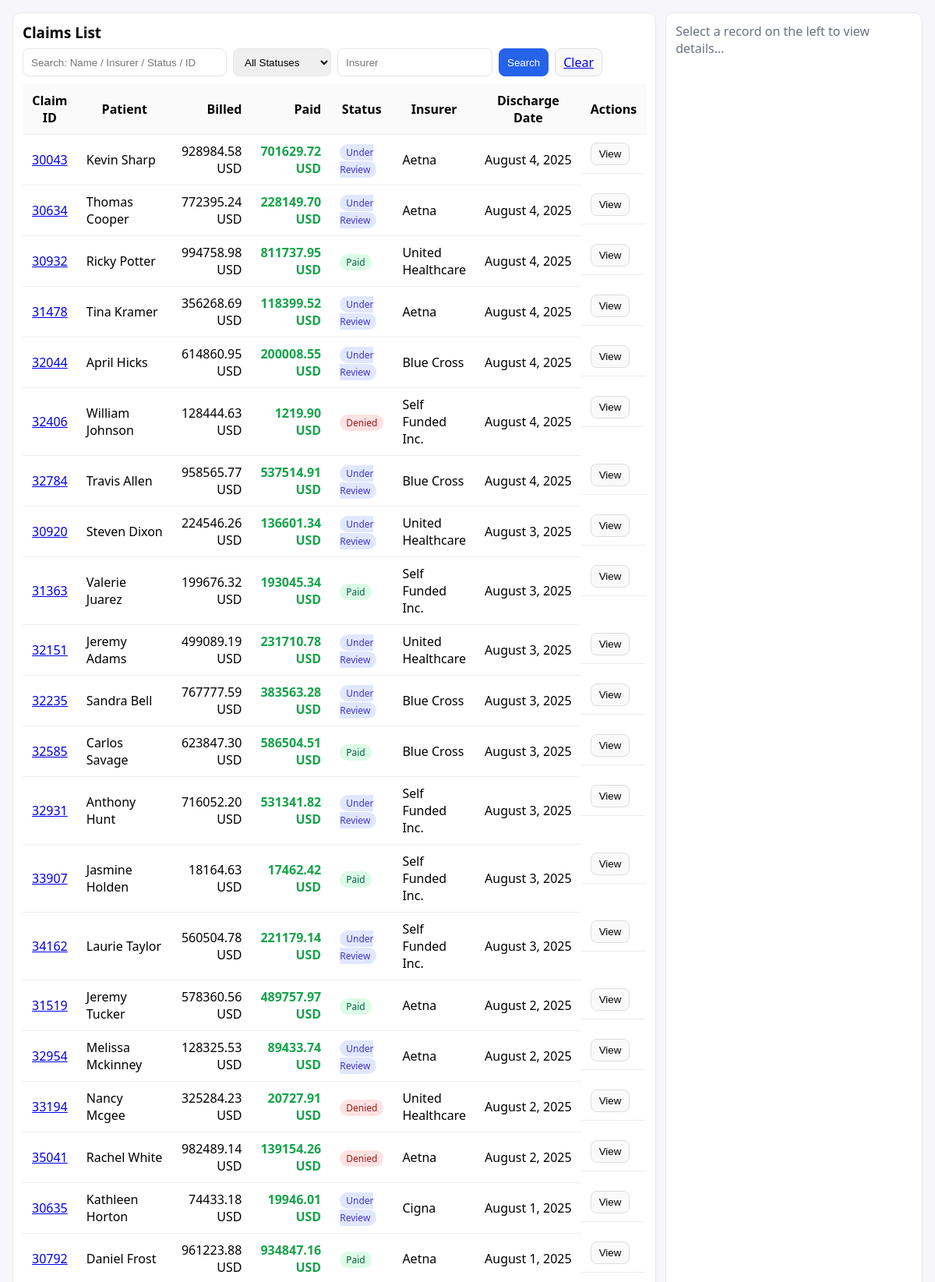
The app's page /claims/ (signed in, upper part) with its own data.
### claims/models.py (models this page shows, shortened)
class Claim(models.Model):
    STATUS_CHOICES = [
        ('Denied', 'Denied'),
        ('Paid', 'Paid'),
        ('Under Review', 'Under Review'),
    ]
    claim_id = models.IntegerField(unique=True)   # Unique claim number
    patient_name = models.CharField(max_length=200)   # Patient’s name
    billed_amount = models.DecimalField(max_digits=12, decimal_places=2)   # Amount billed
    paid_amount = models.DecimalField(max_digits=12, decimal_places=2, default=0)   # Amount paid
    status = models.CharField(max_length=20, choices=STATUS_CHOICES)   # Claim status
    insurer_name = models.CharField(max_length=200)   # Insurance company name
    discharge_date = models.DateField()   # Date of discharge
    flagged = models.BooleanField(default=False)   # Mark claim as flagged for review
    category = models.CharField(max_length=50, default='default', blank=True)   # Optional category
    class Meta:
        indexes = [
            models.Index(fields=['status']),
            models.Index(fields=['insurer_name']),
            models.Index(fields=['discharge_date']),
        ]

### claims/views.py (the view, shortened to what this page needs)
# urls.py: path('', views.lazypaste_list, name='claims_list'),
@login_required
def lazypaste_list(request):
    q = (request.GET.get('q') or '').strip()
    status = request.GET.get('status') or ''
    insurer = request.GET.get('insurer') or ''
    qs = Claim.objects.all().order_by('-discharge_date')
    if status:
        qs = qs.filter(status=status)
    if insurer:
        qs = qs.filter(insurer_name__icontains=insurer)
    ctx = {
        'claims': qs[:200],  # safety cap
        'status_choices': Claim.STATUS_CHOICES,
        'q': q, 'status': status, 'insurer': insurer,
    }
    if request.headers.get('HX-Request'):
        return render(request, 'claims/_list.html', ctx)
    return render(request, 'claims/list.html', ctx)

### templates/claims/list.html (shortened to what this page needs)
{% extends "claims/base.html" %}
{% block content %}
<div class="layout">
  <div class="card">
    <h3 style="margin:0 0 8px 0;">Claims List</h3>
    <form
      hx-get="{% url 'claims_list' %}"
      hx-target="#lazypaste-list"
      hx-swap="innerHTML"
      class="search-bar"
      style="display:flex; gap:8px; flex-wrap:wrap; margin-bottom:10px;"
    >
      <input class="input" type="text" name="q" placeholder="Search: Name / Insurer / Status / ID"
             value="{{ q|default:'' }}" style="min-width:240px">
      <select class="input" name="status">
        <option value="">All Statuses</option>
      </select>
      <input class="input" type="text" name="insurer" placeholder="Insurer"
             value="{{ insurer|default:'' }}">
      <button class="btn primary" type="submit">Search</button>
      <a class="btn" href="{% url 'claims_list' %}">Clear</a>
    </form>
    <div id="lazypaste-list">
      {% include "claims/_list.html" %}
    </div>
  </div>
  <div id="lazypaste-detail" class="card">
    <div class="muted">Select a record on the left to view details…</div>
  </div>
</div>
{% endblock %}

### templates/claims/base.html (shortened to what this page needs)
<!doctype html>
<html lang="en">
<head>
</head>
<body>
{% block content %}{% endblock %}
</body>
</html>

### templates/claims/_list.html
<div class="table-wrap">
  <table class="lazypaste-table">
    <thead>
      <tr>
        <th>Claim ID</th>
        <th>Patient</th>
        <th class="right">Billed</th>
        <th class="right">Paid</th>
        <th>Status</th>
        <th>Insurer</th>
        <th>Discharge Date</th>
        <th>Actions</th>
      </tr>
    </thead>
    <tbody id="claims-tbody">
      {% for c in claims %}
        {% include "claims/_row.html" with c=c %}
      {% empty %}
        <tr><td colspan="8" class="muted">No records</td></tr>
      {% endfor %}
    </tbody>
  </table>
</div>

### templates/claims/_row.html (shortened to what this page needs)
<tr id="row-{{ c.id }}">
  <td class="claim-id">
    <a href="#"
       hx-get="{% url 'claims_detail' c.id %}"
       hx-target="#lazypaste-detail"
       hx-swap="innerHTML">{{ c.claim_id }}</a>
  </td>
  <td>{{ c.patient_name }}</td>
  <td class="right">{{ c.billed_amount }} USD</td>
  <td class="right">
    {% if c.paid_amount == 0 %}
      <span class="amount-zero">{{ c.paid_amount }} USD</span>
    {% else %}
      <span class="amount-positive">{{ c.paid_amount }} USD</span>
    {% endif %}
  </td>
  <td>
    {% if c.status == 'Denied' %}<span class="tag denied">Denied</span>
    {% elif c.status == 'Paid' %}<span class="tag paid">Paid</span>
    {% else %}<span class="tag review">Under Review</span>
    {% endif %}
  </td>
  <td>{{ c.insurer_name }}</td>
  <td class="nowrap">{{ c.discharge_date|date:"F j, Y" }}</td>
  <td style="display:flex;gap:8px;align-items:center">
    <button class="btn"
            hx-get="{% url 'claims_detail' c.id %}"
            hx-target="#lazypaste-detail"
            hx-swap="innerHTML">View</button>
  </td>
</tr>

### templates/claims/base.html (style rules this page uses)
body { font-family: system-ui, -apple-system, Segoe UI, Roboto, Arial; margin: 16px; background: #f7f7fb; }
.layout { display: grid; grid-template-columns: 1.3fr 1fr; gap: 12px; }
.card { background: #fff; border: 1px solid #e6e6e6; border-radius: 10px; padding: 12px; }
.lazypaste-table { width: 100%; border-collapse: collapse; background: #fff; }
.lazypaste-table th, .lazypaste-table td { padding: 10px 12px; border-bottom: 1px solid #eee; }
.lazypaste-table thead th { background: #fafafa; }
.right { text-align:right; }
.nowrap { white-space:nowrap; }
.btn { border:1px solid #ddd; border-radius:8px; padding:6px 10px; background:#fafafa; cursor:pointer; }
.btn.primary { background:#2563eb; color:#fff; border-color:#2563eb; }
.tag { padding:2px 8px; border-radius:999px; font-size:12px; }
.tag.denied { background:#fee2e2; color:#991b1b; }
.tag.paid { background:#dcfce7; color:#065f46; }
.tag.review { background:#e0e7ff; color:#4338ca; }
.amount-positive { color:#16a34a; font-weight:600; }
.muted { color:#6b7280; }
.input { border:1px solid #e5e7eb; border-radius:8px; padding:6px 10px; }

### records on screen
Claim: claim_id "30043", patient_name "Kevin Sharp", billed_amount "928984.58", paid_amount "701629.72", status "Under Review", insurer_name "Aetna", discharge_date "August 4, 2025"
Claim: claim_id "30634", patient_name "Thomas Cooper", billed_amount "772395.24", paid_amount "228149.70", status "Under Review", insurer_name "Aetna", discharge_date "August 4, 2025"
Claim: claim_id "30932", patient_name "Ricky Potter", billed_amount "994758.98", paid_amount "811737.95", status "Paid", insurer_name "United Healthcare", discharge_date "August 4, 2025"
Claim: claim_id "31478", patient_name "Tina Kramer", billed_amount "356268.69", paid_amount "118399.52", status "Under Review", insurer_name "Aetna", discharge_date "August 4, 2025"
Claim: claim_id "32044", patient_name "April Hicks", billed_amount "614860.95", paid_amount "200008.55", status "Under Review", insurer_name "Blue Cross", discharge_date "August 4, 2025"
Claim: claim_id "32406", patient_name "William Johnson", billed_amount "128444.63", paid_amount "1219.90", status "Denied", insurer_name "Self Funded Inc.", discharge_date "August 4, 2025"
Claim: claim_id "32784", patient_name "Travis Allen", billed_amount "958565.77", paid_amount "537514.91", status "Under Review", insurer_name "Blue Cross", discharge_date "August 4, 2025"
Claim: claim_id "30920", patient_name "Steven Dixon", billed_amount "224546.26", paid_amount "136601.34", status "Under Review", insurer_name "United Healthcare", discharge_date "August 3, 2025"
Claim: claim_id "31363", patient_name "Valerie Juarez", billed_amount "199676.32", paid_amount "193045.34", status "Paid", insurer_name "Self Funded Inc.", discharge_date "August 3, 2025"
Claim: claim_id "32151", patient_name "Jeremy Adams", billed_amount "499089.19", paid_amount "231710.78", status "Under Review", insurer_name "United Healthcare", discharge_date "August 3, 2025"
Claim: claim_id "32235", patient_name "Sandra Bell", billed_amount "767777.59", paid_amount "383563.28", status "Under Review", insurer_name "Blue Cross", discharge_date "August 3, 2025"
Claim: claim_id "32585", patient_name "Carlos Savage", billed_amount "623847.30", paid_amount "586504.51", status "Paid", insurer_name "Blue Cross", discharge_date "August 3, 2025"
Claim: claim_id "32931", patient_name "Anthony Hunt", billed_amount "716052.20", paid_amount "531341.82", status "Under Review", insurer_name "Self Funded Inc.", discharge_date "August 3, 2025"
Claim: claim_id "33907", patient_name "Jasmine Holden", billed_amount "18164.63", paid_amount "17462.42", status "Paid", insurer_name "Self Funded Inc.", discharge_date "August 3, 2025"
Claim: claim_id "31519", patient_name "Jeremy Tucker", billed_amount "578360.56", paid_amount "489757.97", status "Paid", insurer_name "Aetna", discharge_date "August 2, 2025"
Claim: claim_id "32954", patient_name "Melissa Mckinney", billed_amount "128325.53", paid_amount "89433.74", status "Under Review", insurer_name "Aetna", discharge_date "August 2, 2025"
Claim: claim_id "33194", patient_name "Nancy Mcgee", billed_amount "325284.23", paid_amount "20727.91", status "Denied", insurer_name "United Healthcare", discharge_date "August 2, 2025"
Claim: claim_id "30635", patient_name "Kathleen Horton", billed_amount "74433.18", paid_amount "19946.01", status "Under Review", insurer_name "Cigna", discharge_date "August 1, 2025"
Claim: claim_id "30792", patient_name "Daniel Frost", billed_amount "961223.88", paid_amount "934847.16", status "Paid", insurer_name "Aetna", discharge_date "August 1, 2025"
